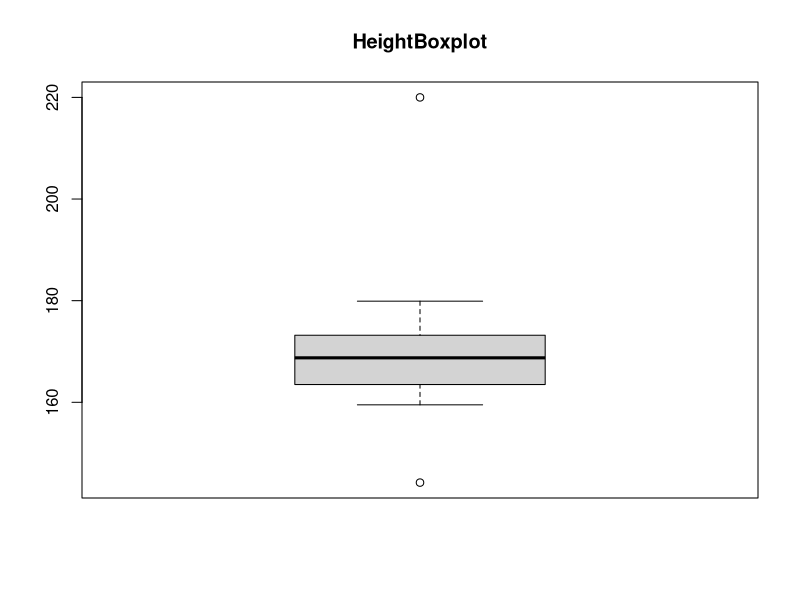
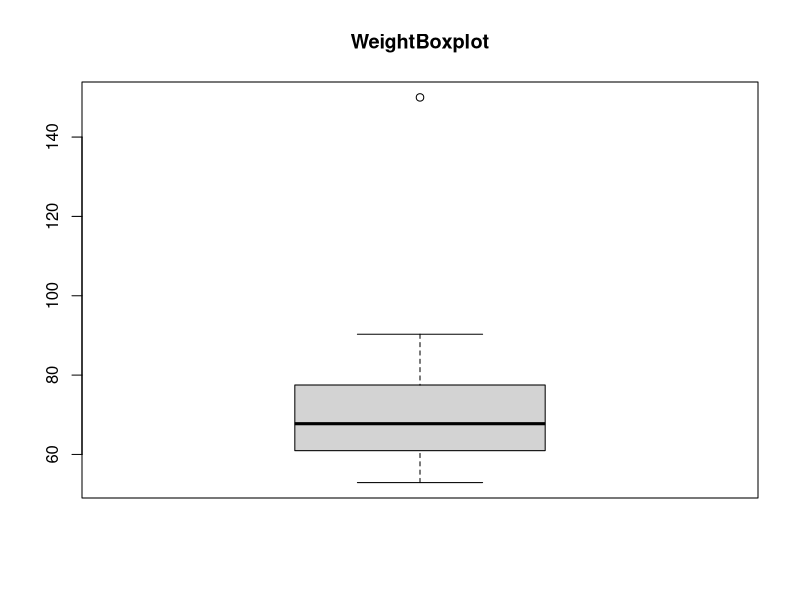
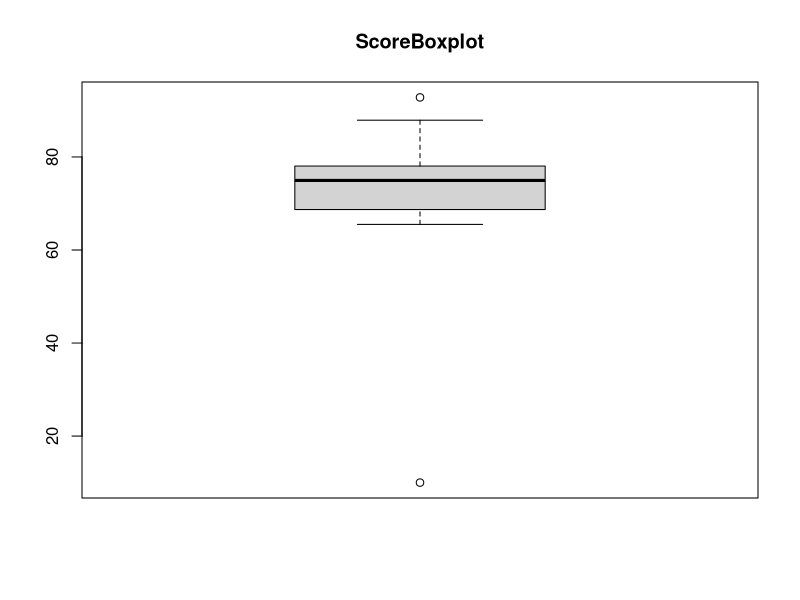

R code for these plots, in order:
#Create dataset
#Set seed for reproducibility
set.seed(123)

#Generate sample data
student_data<-data.frame(
  StudentID=1:30,
  Age=sample(18:30, 30, replace=TRUE),
  Height=round(rnorm(30, 170, 8),1), 
  Weight=round(rnorm(30, 70, 12),1), 
  Score=round(rnorm(30, 75, 10),1)
  )

#View Student data
print(student_data)

#Create missing value
student_data$Age[c(3,10,20)] <- NA #column 3, 10 and 20 have missing values for age
student_data$Weight[c(5,15)] <- NA
student_data$Score[c(8,18)] <- NA
print(student_data)

#Introduce outliers
#Outliers are values in a dataset that are unusually high or low values compared to other observations in the dataset.
#👉  
student_data$Height[4] <- 220 #column 4 for height has the value 220 previously it was 172.6 
student_data$Weight[12] <- 150
student_data$Score[25] <- 10
print(student_data)

#Exploring Dataset
str(student_data) #structure;class, length, preview of content
summary(student_data)

# Count Missing Values in each column #explain?
colSums(is.na(student_data))

#Handling Missing Values
#Methods used
# 1:Remove Rows with Missing Values 
#Simple and easy but may lose important information.
data_complete<- na.omit(student_data)
nrow(student_data) #Explain output
nrow(data_complete)

#2: Replace Missing Values with Mean and 3:median- preferred
data_mean <- student_data

data_mean$Age[is.na(data_mean$Age)] 
mean(data_mean$Age, na.rm = TRUE)

data_mean$Weight[is.na(data_mean$Weight)] 
mean(data_mean$Weight, na.rm = TRUE)

data_mean$Score[is.na(data_mean$Score)] 
mean(data_mean$Score, na.rm = TRUE)

data_mean

#Detecting outliers
#Methods used:
#1.Using Boxplots
#Separately
boxplot(student_data$Height,
        main='HeightBoxplot') #Initial error since I minimized the window size
boxplot(student_data$Weight,  #Make sure R Studio is in full size before running
        main="WeightBoxplot")
boxplot(student_data$Score,
        main="ScoreBoxplot")
#Combine boxplots together

 #Load built in dataset use data()
data(airquality) 
head(airquality)

# Count Missing Values in each column 
colSums(is.na(airquality))

#Replace Missing Values with Median
#Where there is a missing value, put the median of the column

#NB:Midsem
#download data from R CSV 
#Generate own data, out of 40
#Assignmnet 1-this week - group work - submit late -10, no submission
#quiz next week
